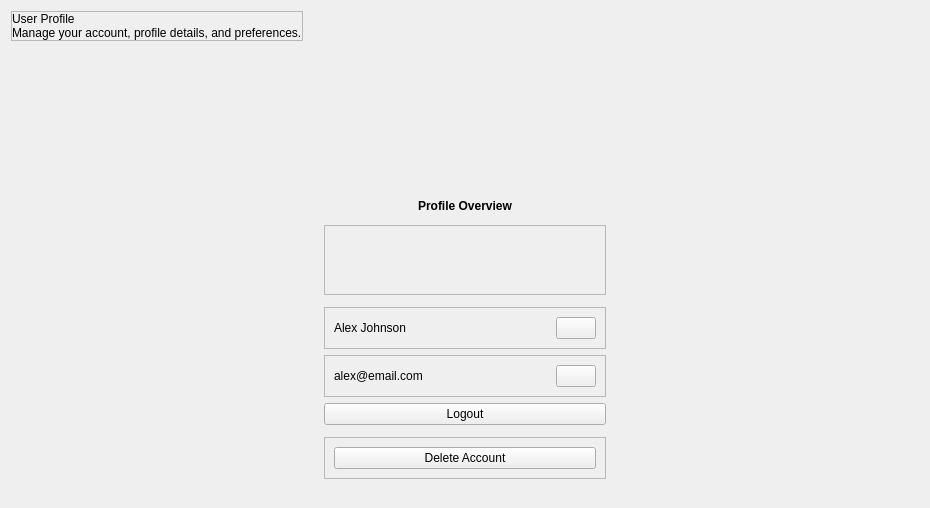
<?xml version="1.0" encoding="UTF-8"?>
<ui version="4.0">
 <class>UserComponent</class>
 <widget class="QCustomComponent" name="UserComponent">
  <property name="geometry">
   <rect>
    <x>0</x>
    <y>0</y>
    <width>930</width>
    <height>508</height>
   </rect>
  </property>
  <property name="windowTitle">
   <string>CustomComponent</string>
  </property>
  <layout class="QVBoxLayout" name="verticalLayout">
   <property name="spacing">
    <number>10</number>
   </property>
   <item alignment="Qt::AlignmentFlag::AlignTop">
    <widget class="QWidget" name="header" native="true">
     <layout class="QHBoxLayout" name="horizontalLayout">
      <property name="spacing">
       <number>10</number>
      </property>
      <property name="leftMargin">
       <number>0</number>
      </property>
      <property name="topMargin">
       <number>0</number>
      </property>
      <property name="rightMargin">
       <number>0</number>
      </property>
      <property name="bottomMargin">
       <number>0</number>
      </property>
      <item alignment="Qt::AlignmentFlag::AlignLeft">
       <widget class="QFrame" name="frame">
        <property name="frameShape">
         <enum>QFrame::Shape::StyledPanel</enum>
        </property>
        <property name="frameShadow">
         <enum>QFrame::Shadow::Raised</enum>
        </property>
        <layout class="QVBoxLayout" name="verticalLayout_2">
         <property name="spacing">
          <number>0</number>
         </property>
         <property name="leftMargin">
          <number>0</number>
         </property>
         <property name="topMargin">
          <number>0</number>
         </property>
         <property name="rightMargin">
          <number>0</number>
         </property>
         <property name="bottomMargin">
          <number>0</number>
         </property>
         <item>
          <widget class="QLabel" name="welcomeName">
           <property name="text">
            <string>User Profile</string>
           </property>
          </widget>
         </item>
         <item>
          <widget class="QLabel" name="welcomeMessage">
           <property name="text">
            <string>Manage your account, profile details, and preferences.</string>
           </property>
           <property name="wordWrap">
            <bool>false</bool>
           </property>
          </widget>
         </item>
        </layout>
       </widget>
      </item>
      <item>
       <spacer name="horizontalSpacer">
        <property name="orientation">
         <enum>Qt::Orientation::Horizontal</enum>
        </property>
        <property name="sizeHint" stdset="0">
         <size>
          <width>40</width>
          <height>20</height>
         </size>
        </property>
       </spacer>
      </item>
     </layout>
    </widget>
   </item>
   <item>
    <widget class="QCustomHorizontalSeparator" name="customHorizontalSeparator_3"/>
   </item>
   <item alignment="Qt::AlignmentFlag::AlignTop">
    <widget class="QWidget" name="widget_2" native="true">
     <layout class="QHBoxLayout" name="horizontalLayout_4">
      <item alignment="Qt::AlignmentFlag::AlignHCenter|Qt::AlignmentFlag::AlignVCenter">
       <widget class="QWidget" name="widget_4" native="true">
        <property name="minimumSize">
         <size>
          <width>300</width>
          <height>0</height>
         </size>
        </property>
        <layout class="QVBoxLayout" name="verticalLayout_3">
         <item>
          <widget class="QLabel" name="label">
           <property name="font">
            <font>
             <italic>false</italic>
             <bold>true</bold>
            </font>
           </property>
           <property name="text">
            <string>Profile Overview</string>
           </property>
           <property name="alignment">
            <set>Qt::AlignmentFlag::AlignCenter</set>
           </property>
          </widget>
         </item>
         <item>
          <widget class="QCustomHorizontalSeparator" name="customHorizontalSeparator_8"/>
         </item>
         <item>
          <widget class="QFrame" name="frame_3">
           <property name="frameShape">
            <enum>QFrame::Shape::StyledPanel</enum>
           </property>
           <property name="frameShadow">
            <enum>QFrame::Shadow::Raised</enum>
           </property>
           <layout class="QHBoxLayout" name="horizontalLayout_5">
            <item>
             <widget class="QLabel" name="label_3">
              <property name="minimumSize">
               <size>
                <width>50</width>
                <height>50</height>
               </size>
              </property>
              <property name="maximumSize">
               <size>
                <width>50</width>
                <height>50</height>
               </size>
              </property>
              <property name="text">
               <string/>
              </property>
              <property name="pixmap">
               <pixmap resource="../Qss/icons/_icons.qrc">:/font_awesome_solid/icons/font_awesome/solid/circle-user.png</pixmap>
              </property>
              <property name="scaledContents">
               <bool>true</bool>
              </property>
             </widget>
            </item>
           </layout>
          </widget>
         </item>
         <item>
          <widget class="QCustomHorizontalSeparator" name="customHorizontalSeparator"/>
         </item>
         <item>
          <widget class="QFrame" name="frame_11">
           <property name="frameShape">
            <enum>QFrame::Shape::StyledPanel</enum>
           </property>
           <property name="frameShadow">
            <enum>QFrame::Shadow::Raised</enum>
           </property>
           <layout class="QHBoxLayout" name="horizontalLayout_14">
            <item>
             <widget class="QLabel" name="profileNameLabel">
              <property name="text">
               <string>Alex Johnson</string>
              </property>
             </widget>
            </item>
            <item alignment="Qt::AlignmentFlag::AlignRight">
             <widget class="QPushButton" name="editUsernameBtn">
              <property name="text">
               <string/>
              </property>
              <property name="icon">
               <iconset resource="../Qss/icons/_icons.qrc">
                <normaloff>:/feather/icons/feather/edit-2.png</normaloff>:/feather/icons/feather/edit-2.png</iconset>
              </property>
             </widget>
            </item>
           </layout>
          </widget>
         </item>
         <item>
          <widget class="QFrame" name="frame_6">
           <property name="frameShape">
            <enum>QFrame::Shape::StyledPanel</enum>
           </property>
           <property name="frameShadow">
            <enum>QFrame::Shadow::Raised</enum>
           </property>
           <layout class="QHBoxLayout" name="horizontalLayout_9">
            <item>
             <widget class="QLabel" name="profileEmailLabel">
              <property name="text">
               <string>alex@email.com</string>
              </property>
             </widget>
            </item>
            <item alignment="Qt::AlignmentFlag::AlignRight">
             <widget class="QPushButton" name="pushButton_8">
              <property name="text">
               <string/>
              </property>
              <property name="icon">
               <iconset resource="../Qss/icons/_icons.qrc">
                <normaloff>:/material_design/icons/material_design/verified.png</normaloff>:/material_design/icons/material_design/verified.png</iconset>
              </property>
             </widget>
            </item>
           </layout>
          </widget>
         </item>
         <item>
          <widget class="QPushButton" name="logoutBtn">
           <property name="text">
            <string>Logout</string>
           </property>
           <property name="icon">
            <iconset resource="../Qss/icons/_icons.qrc">
             <normaloff>:/material_design/icons/material_design/logout.png</normaloff>:/material_design/icons/material_design/logout.png</iconset>
           </property>
          </widget>
         </item>
         <item>
          <widget class="QCustomHorizontalSeparator" name="customHorizontalSeparator_2"/>
         </item>
         <item>
          <widget class="QFrame" name="frame_4">
           <property name="frameShape">
            <enum>QFrame::Shape::StyledPanel</enum>
           </property>
           <property name="frameShadow">
            <enum>QFrame::Shadow::Raised</enum>
           </property>
           <layout class="QHBoxLayout" name="horizontalLayout_6">
            <item>
             <widget class="QPushButton" name="deleteAccountBtn">
              <property name="text">
               <string>Delete Account</string>
              </property>
              <property name="icon">
               <iconset resource="../Qss/icons/_icons.qrc">
                <normaloff>:/material_design/icons/material_design/delete_forever.png</normaloff>:/material_design/icons/material_design/delete_forever.png</iconset>
              </property>
             </widget>
            </item>
           </layout>
          </widget>
         </item>
        </layout>
       </widget>
      </item>
     </layout>
    </widget>
   </item>
  </layout>
 </widget>
 <customwidgets>
  <customwidget>
   <class>QCustomHorizontalSeparator</class>
   <extends>QWidget</extends>
   <header>Custom_Widgets.QCustomHorizontalSeparator</header>
  </customwidget>
  <customwidget>
   <class>QCustomComponent</class>
   <extends>QWidget</extends>
   <header>Custom_Widgets.QCustomComponent</header>
   <container>1</container>
  </customwidget>
 </customwidgets>
 <resources>
  <include location="../Qss/icons/_icons.qrc"/>
 </resources>
 <connections/>
</ui>
